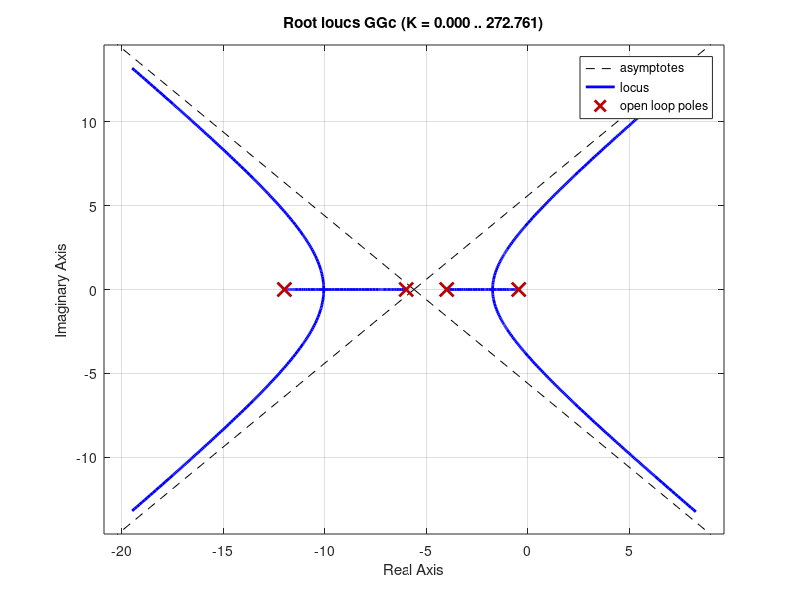
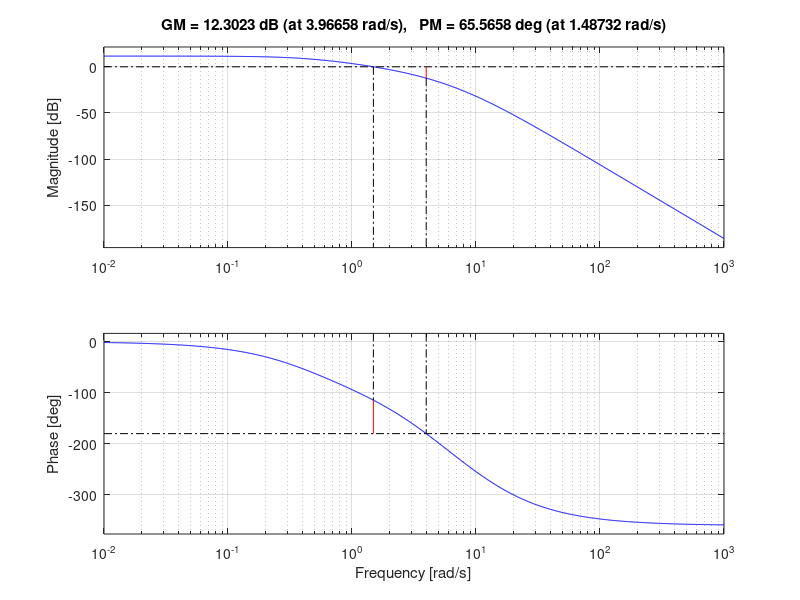
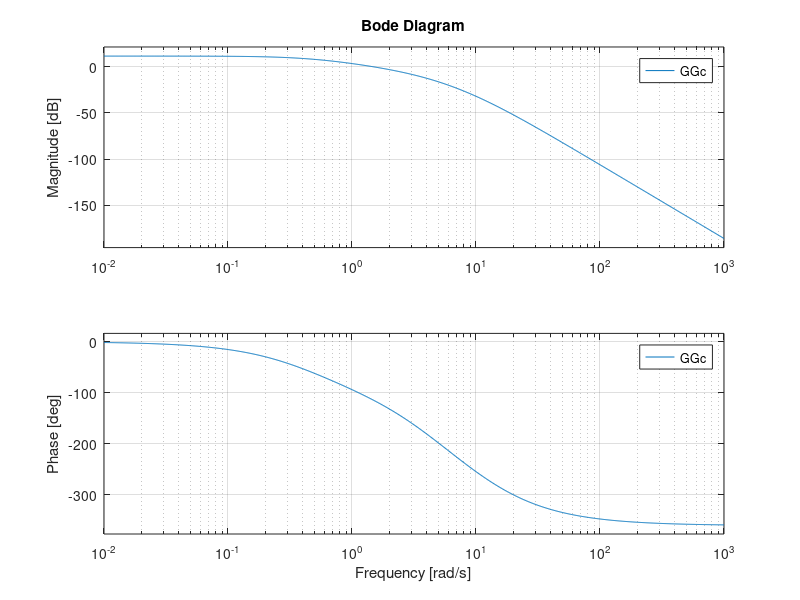
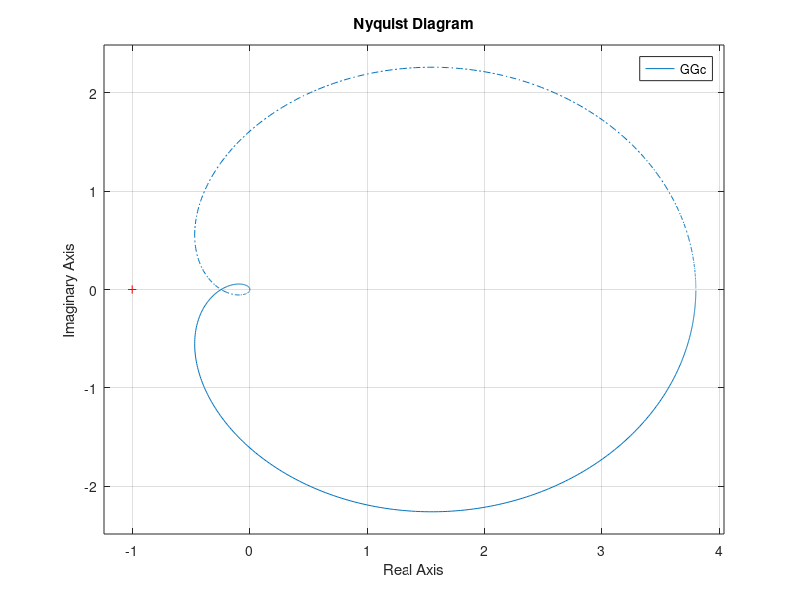

The MATLAB script that drew these images, in order: (Note: this script raises an error after producing the figures.)
% Plots of the compensated plant obtained from a lag and lead compensators 
% in cascade

s = tf('s');

G = 1/((s+1)*(s+2)*(s+4)*(s+6));

Gc = 495.98*((s+1)*(s+2))/((s+0.4533)*(s+12));

p1 = 12;
p2 = 0.4533;
K = 495.98;

GGc = K/((s+4)*(s+6)*(s+p2)*(s+p1));

figure(1)
rlocus(GGc);

figure(2)
margin(GGc);

figure(3)
bode(GGc);

figure(4)
nyquist(GGc);

figure(5)
step(feedback(G,1));
hold;
step(feedback(GGc,1));
legend('Uncompensated Plant', 'Compensated Plant');


disp(stepinfo(feedback(GGc,1)));
fprintf('\n');
fprintf('Bandwidth: \n');
disp(bandwidth(GGc));
fprintf('\n');
fprintf('Closed Loop poles: \n');
disp(pole(feedback(GGc,1)));
fprintf('\n');